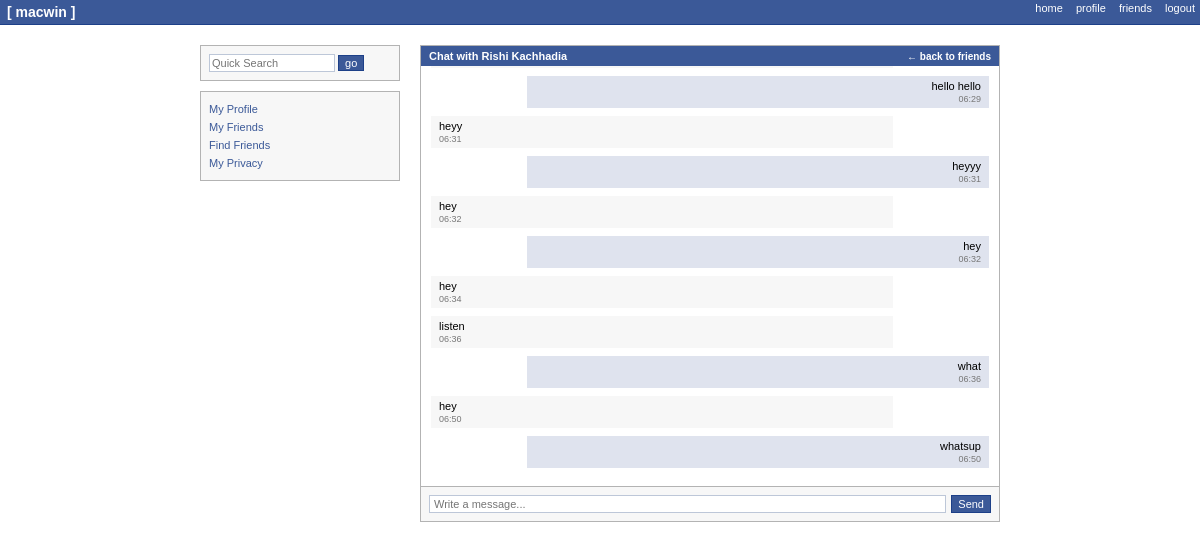
The page /chat/9/ (signed in) on the database as committed earlier.
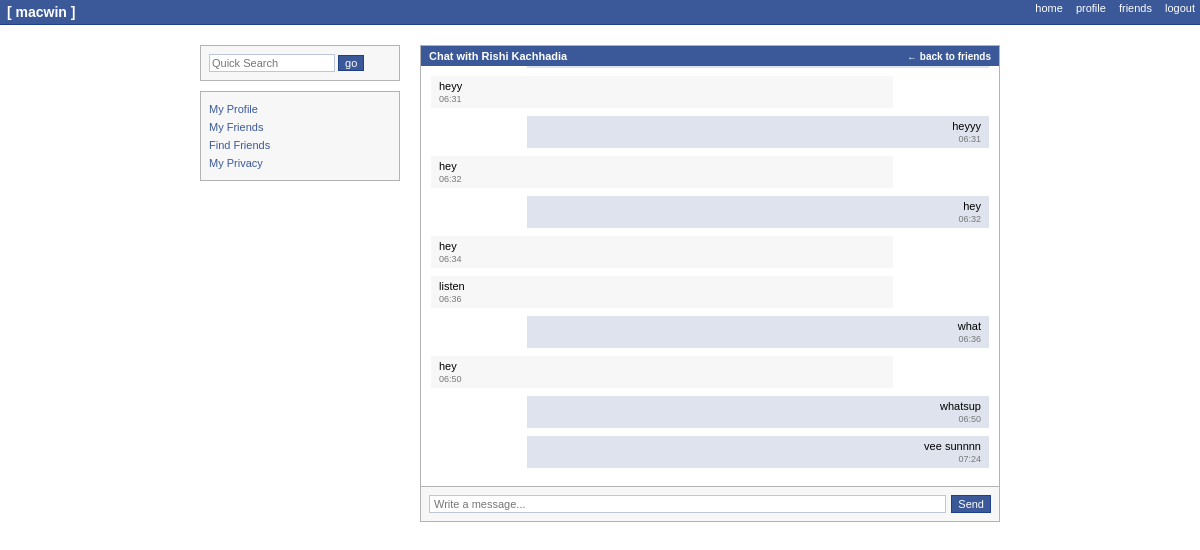
The same page on the database as committed later.
### chat/models.py (models this page shows, shortened)
class Message(models.Model):
    sender = models.ForeignKey(User, on_delete=models.CASCADE, related_name='sent_messages')
    receiver = models.ForeignKey(User, on_delete=models.CASCADE, related_name='received_messages')
    content = models.TextField()
    timestamp = models.DateTimeField(auto_now_add=True, db_index=True)
    is_read = models.BooleanField(default=False, db_index=True)
    class Meta:
        ordering = ['timestamp']
        indexes = [
            models.Index(fields=['sender', 'receiver']),
            models.Index(fields=['receiver', 'is_read']),
        ]

### chat/views.py (the view)
# urls.py: path('chat/<int:friend_id>/', views.chat_with_friend, name='chat_with_friend'),
@login_required
def chat_with_friend(request, friend_id):
    friend = User.objects.get(id=friend_id)
    is_friend = FriendRequest.objects.filter(
        Q(from_user=request.user, to_user=friend) |
        Q(from_user=friend, to_user=request.user),
        is_accepted=True
    ).exists()
    if not is_friend:
        messages.error(request, "You are not friends with this user.")
        return redirect('friends')
    messages_qs = Message.objects.filter(
        Q(sender=request.user, receiver=friend) |
        Q(sender=friend, receiver=request.user)
    )
    room_name = f"{min(request.user.id, friend.id)}_{max(request.user.id, friend.id)}"
    Message.objects.filter(sender=friend, receiver=request.user, is_read=False).update(is_read=True)
    return render(request, 'chat/chat_room.html', {
        'friend': friend,
        'chat_messages': messages_qs,
        'room_name': room_name
    })

### chat/context_processors.py (called while the page is built)
def notifications_processor(request):
    if request.user.is_authenticated:
        unread_notifications = Notification.objects.filter(user=request.user, is_read=False)
        return {'unread_notifications': unread_notifications}
    return {'unread_notifications': []}

### chat/templates/chat/chat_room.html (shortened to what this page needs)
<!DOCTYPE html>
<html lang="en">
<head>
</head>
<body>
  <div class="header">
    <h1>[ macwin ]</h1>
    <div class="header-links">
      <a href="{% url 'index' %}">home</a>
      <a href="{% url 'profile' %}">profile</a>
      <a href="{% url 'friends' %}">friends</a>
      <a href="{% url 'logout' %}">logout</a>
    </div>
  </div>
  <div class="container">
    <div class="sidebar">
      <div class="quick-search">
        <input type="text" placeholder="Quick Search">
        <button>go</button>
      </div>
      <div class="nav-links">
        <a href="{% url 'profile' %}">My Profile</a>
        <a href="{% url 'friends' %}">My Friends</a>
        <a href="{% url 'find_friends' %}">Find Friends</a>
        <a href="{% url 'privacy_settings' %}">My Privacy</a>
      </div>
    </div>
    <div class="main-content">
      <div class="chat-section">
        <div class="section-header">
          <span>Chat with {{ friend.profile.full_name }}</span>
          <a href="{% url 'friends' %}">← back to friends</a>
        </div>
        <div class="messages" id="chat-log">
          {% for msg in chat_messages %}
            <div class="message {% if msg.sender == request.user %}from-me{% else %}from-them{% endif %}">
              <div>{{ msg.content }}</div>
              <small>{{ msg.timestamp|date:"H:i" }}{% if msg.sender == request.user and forloop.last and msg.is_read %} ✓ Seen{% endif %}</small>
            </div>
          {% endfor %}
        </div>
        <div class="chat-input">
          <input type="text" id="chat-message-input" placeholder="Write a message..." />
          <button id="chat-message-submit">Send</button>
        </div>
      </div>
    </div>
  </div>
</body>
</html>

Rows that differ between the two databases and show on the page:
no longer on this page (row unchanged): Message: content "hello hello", timestamp "06:29"
added Message: content "vee sunnnn", timestamp "07:24"
